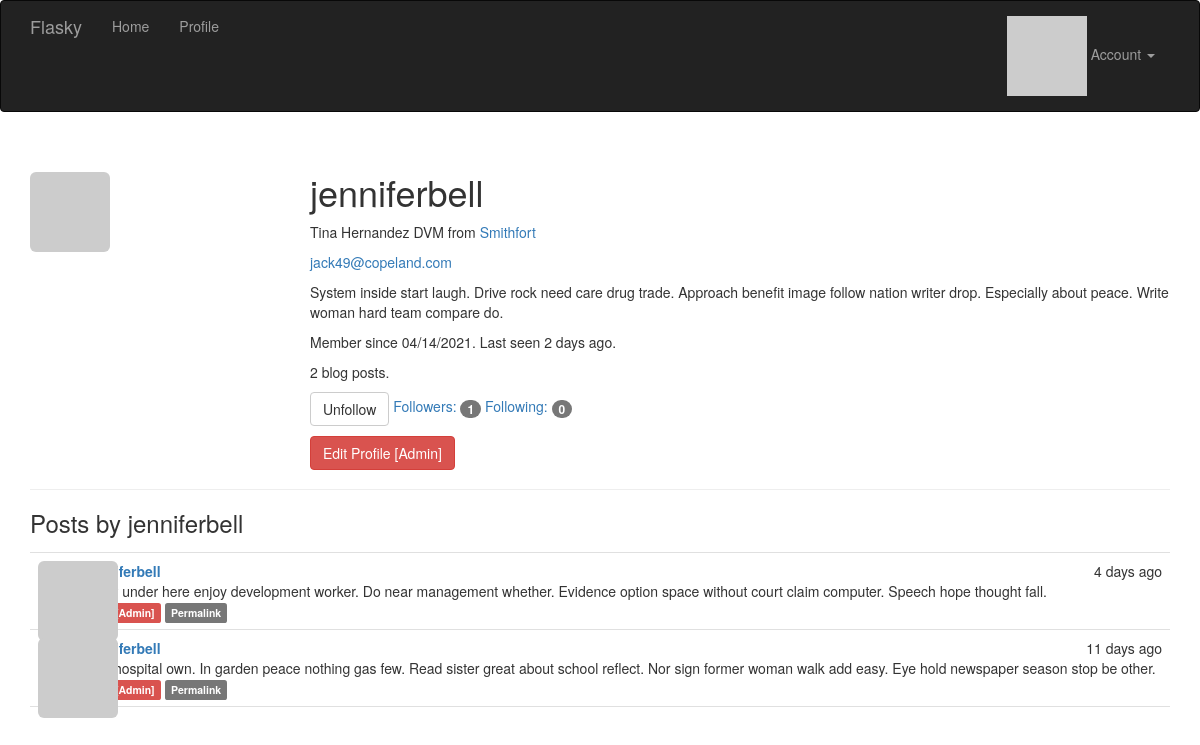
The app's page /user/jenniferbell (signed in) with its own data.
### app/models.py (models this page shows, shortened)
class User(UserMixin, db.Model):
    __tablename__ = 'users'
    id = db.Column(db.Integer, primary_key=True)
    username = db.Column(db.String(64), unique=True, index=True)
    email = db.Column(db.String(64), unique=True, index=True)  # 讓使用者可以用email 登入
    role_id = db.Column(db.Integer, db.ForeignKey('roles.id'))
    password_hash = db.Column(db.String(128))
    confirmed = db.Column(db.Boolean, default=False)  # 帳號確認狀態
    name = db.Column(db.String(64))  # 本名
    location = db.Column(db.String(64))
    about_me = db.Column(db.Text())
    member_since = db.Column(db.DateTime(), default=datetime.utcnow)  # 建立時間
    last_seen = db.Column(db.DateTime(), default=datetime.utcnow)  # 上次訪問時間
    avatar_hash = db.Column(db.String(32))  # 儲存頭像URL用
    posts = db.relationship('Post', backref='author', lazy='dynamic')
    followed = db.relationship('Follow', foreign_keys=[Follow.follower_id],
                                         backref=db.backref('follower', lazy='joined'),
                                         lazy='dynamic',
                                         cascade='all, delete-orphan')
    followers = db.relationship('Follow', foreign_keys=[Follow.followed_id],
                                          backref=db.backref('followed', lazy='joined'),
                                          lazy='dynamic',
                                          cascade='all, delete-orphan')
    @property  # property 是只能讀取的屬性特性
    def password(self):
        raise AttributeError('password is not a readable attribute')
    def can(self, perm):
        return self.role is not None and self.role.has_permission(perm)
    def is_administrator(self):
        return self.can(Permission.ADMIN)
    def ping(self):
        self.last_seen = datetime.utcnow()
        db.session.add(self)
    def gravatar_hash(self):  # 產生email MD5 hash值
        return hashlib.md5(self.email.lower().encode('utf-8')).hexdigest()
    def gravatar(self, size=100, default='identicon', rating='g'):  # 產生gravatar的URL
        url = 'https://secure.gravatar.com/avatar'
        hash = self.avatar_hash or self.gravatar_hash()
        return f'{url}/{hash}?s={size}&d={default}&r={rating}'
    def is_following(self, user):
        if user.id is None:  # 檢查user.id 是否存在
            return False
        return self.followed.filter_by(
            followed_id=user.id).first() is not None

class Post(db.Model):
    __tablename__ = 'posts'
    id = db.Column(db.Integer, primary_key=True)
    body = db.Column(db.Text) # 儲存markdown 格式文章
    body_html = db.Column(db.Text)  # 儲存html 格式文章
    timestamp = db.Column(db.DateTime, index=True, default=datetime.utcnow)
    author_id = db.Column(db.Integer, db.ForeignKey('users.id'))

### app/main/views.py (the view)
@main.route('/user/<username>')
def user(username):
    user = User.query.filter_by(username=username).first_or_404()  # 若找不到user就跳404
    posts = user.posts.order_by(Post.timestamp.desc()).all()
    return render_template('user.html', user=user, posts=posts)  # 將user傳入模板 顯示訊息

### app/auth/views.py (called while the page is built)
@auth.before_app_request  # 註冊成全域的裝飾器
def before_request():
    if current_user.is_authenticated:  # 如果使用者有登入下的判斷
        current_user.ping()  # 每次都執行 更新上次登入時間
        if not current_user.confirmed and request.endpoint \
            and request.blueprint != 'auth' and request.endpoint != 'static':
            return redirect(url_for('auth.unconfirmed'))

### app/main/__init__.py (called while the page is built)
@main.app_context_processor
def inject_permissions():
    return dict(Permission=Permission)

### app/models.py (called while the page is built)
@login_manager.user_loader  # 向flask-login 註冊此函式
def load_user(user_id):
    return User.query.get(int(user_id))

    def has_permission(self, perm):
        return self.permissions & perm == perm

### app/templates/user.html (shortened to what this page needs)
{% extends "base.html" %}
{% import "_macros.html" as macros %}
{% block page_content %}
<div class="page-header">
    <img class="img-rounded profile-thumbnail" src="{{ user.gravatar(size=256) }}">
    <div class="profile-header">
        <h1>{{ user.username }}</h1>
        {% if user.name or user.location %}
        <p>
            {% if user.name %}
                {{ user.name }}
            {% endif %}
            {% if user.location %}
                from <a href="http://maps.google.com/?q={{ user.location }}">{{ user.location }}</a>
            {% endif %}
        </p>
        {% endif %}
        {% if current_user.is_administrator() %}
        <p><a href="mailto:{{ user.email }}">{{ user.email }}</a></p>
        {% endif %}
        {% if user.about_me %}<p>{{ user.about_me }}</p>{% endif %}
        <p>Member since {{ moment(user.member_since).format('L') }}. Last seen {{ moment(user.last_seen).fromNow() }}.</p>
        <p>{{ user.posts.count() }} blog posts.</p>
        <p>
            {% if current_user.can(Permission.FOLLOW) and user != current_user %}
                {% if not current_user.is_following(user) %}
                <a href="{{ url_for('.follow', username=user.username) }}" class="btn btn-primary">Follow</a>
                {% else %}
                <a href="{{ url_for('.unfollow', username=user.username) }}" class="btn btn-default">Unfollow</a>
                {% endif %}
            {% endif %}
            <a href="{{ url_for('.followers', username=user.username) }}">Followers: <span class="badge">{{ user.followers.count() - 1 }}</span></a>
            <a href="{{ url_for('.followed_by', username=user.username) }}">Following: <span class="badge">{{ user.followed.count() - 1 }}</span></a>
        </p>
        <p>
            {% if current_user.is_administrator() %}
            <a class="btn btn-danger" href="{{ url_for('.edit_profile_admin', id=user.id) }}">Edit Profile [Admin]</a>
            {% endif %}
        </p>
    </div>
</div>
<h3>Posts by {{ user.username }}</h3>
{% include '_posts.html' %}
{% endblock %}

### app/templates/_posts.html
<ul class="posts">
    {% for post in posts %}
    <li class="post">
        <div class="post-thumbnail">
            <a href="{{ url_for('.user', username=post.author.username) }}">
                <img class="img-rounded profile-thumbnail" src="{{ post.author.gravatar(size=40) }}">
            </a>
        </div>
        <div class="post-content">
            <div class="post-date">{{ moment(post.timestamp).fromNow() }}</div>
            <div class="post-author"><a href="{{ url_for('.user', username=post.author.username) }}">{{ post.author.username }}</a></div>
                    <div class="post-body">
                {% if post.body_html %}
                    {{ post.body_html | safe }}
                {% else %}
                    {{ post.body }}
                {% endif %}
        </div>
            <div class="post-footer">
                {% if current_user == post.author %}
                <a href="{{ url_for('.edit', id=post.id) }}">
                    <span class="label label-primary">Edit</span>
                </a>
                {% elif current_user.is_administrator() %}
                <a href="{{ url_for('.edit', id=post.id) }}">
                    <span class="label label-danger">Edit [Admin]</span>
                </a>
                {% endif %}
                <a href="{{ url_for('.post', id=post.id) }}">
                    <span class="label label-default">Permalink</span>
                </a>
            </div>
    </li>
    {% endfor %}
</ul>

### app/static/styles.css (style rules this page uses)
.profile-thumbnail { position: absolute; }
.profile-header { min-height: 260px; margin-left: 280px; }
ul.posts { list-style-type: none; padding: 0px; margin: 16px 0px 0px 0px; border-top: 1px solid #e0e0e0; }
ul.posts li.post { padding: 8px; border-bottom: 1px solid #e0e0e0; }
div.post-date { float: right; }
div.post-author { font-weight: bold; }
div.post-thumbnail { position: absolute; }
div.post-content { margin-left: 48px; min-height: 48px; }

### records on screen
User: username "jenniferbell", name "Tina Hernandez DVM", location "Smithfort", email "jack49@copeland.com", about_me "System inside start laugh. Drive rock need care drug trade. Approach benefit image follow nation writer drop. Especially about peace. Write woman hard team compare do.", member_since "04/14/2021", last_seen "2 days ago"
Post: timestamp "4 days ago", author.username "jenniferbell", body "Draw under here enjoy development worker. Do near management whether. Evidence option space without court claim computer. Speech hope thought fall."
Post: timestamp "11 days ago", author.username "jenniferbell", body "Cell hospital own. In garden peace nothing gas few. Read sister great about school reflect. Nor sign former woman walk add easy. Eye hold newspaper season stop be other."

### other values on screen
{{ user.posts.count() }} "2"
{{ user.followers.count() - 1 }} "1"
{{ user.followed.count() - 1 }} "0"
